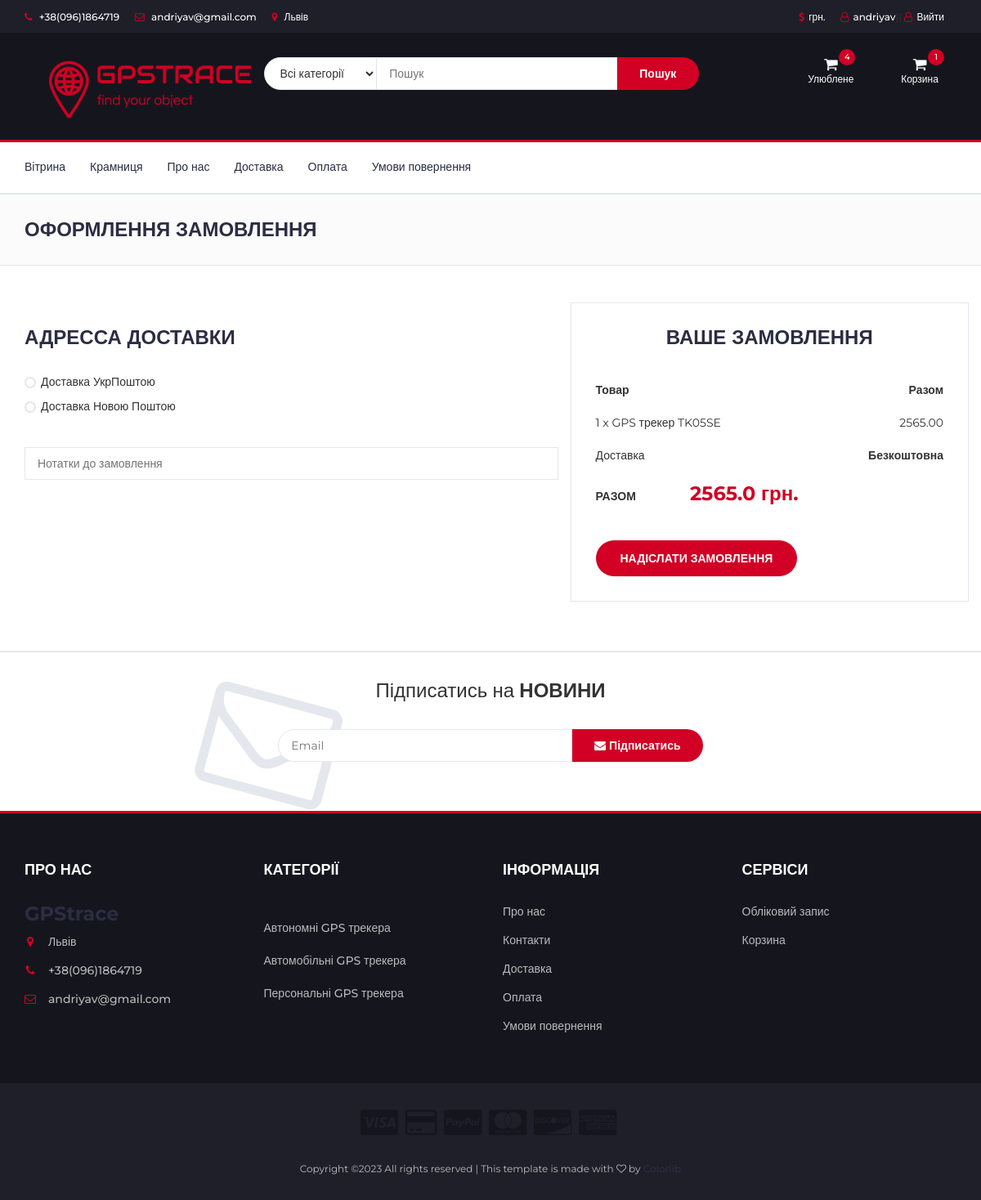
The page /checkout (signed in) on the database as committed earlier.
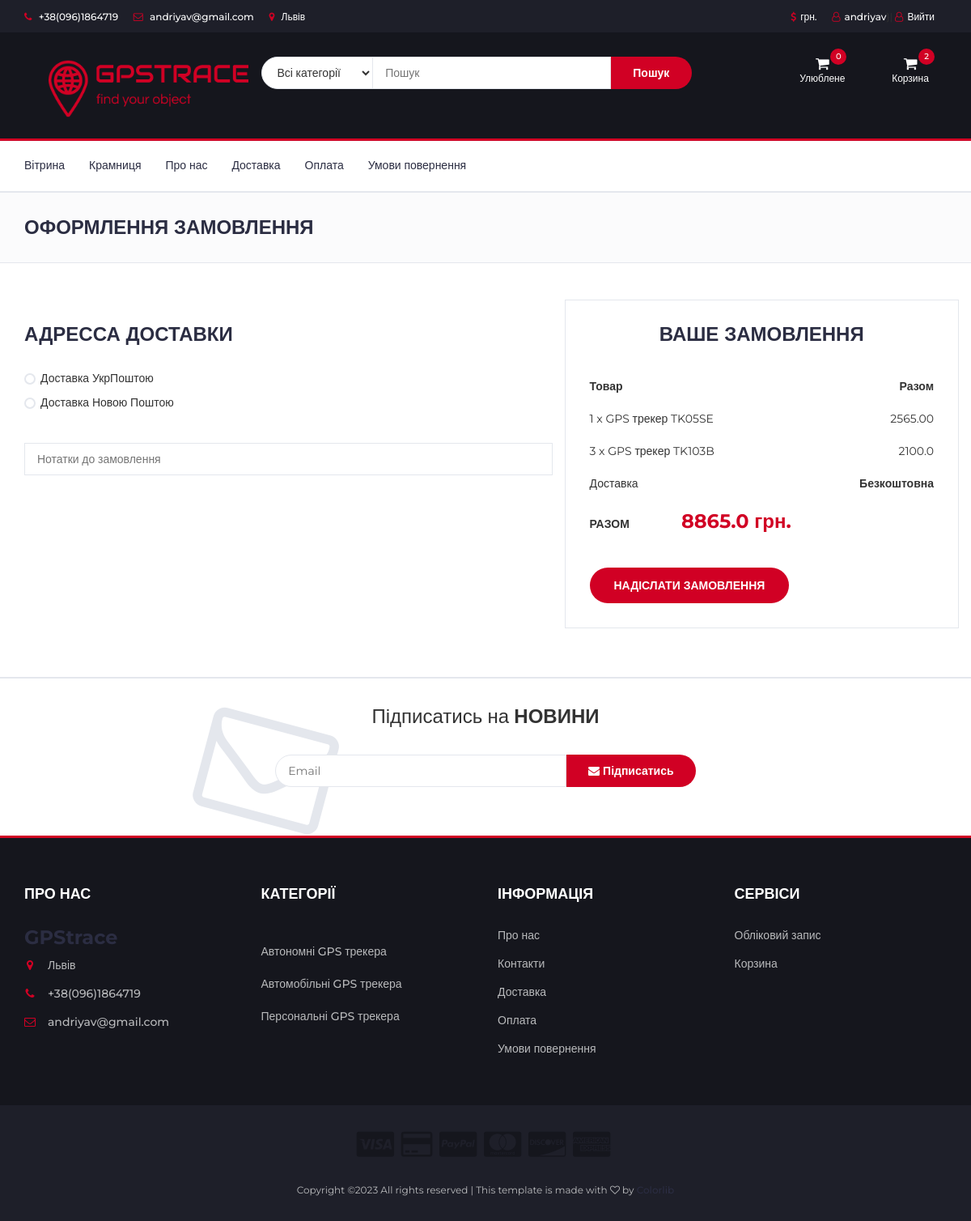
The same page on the database as committed later.
### account/models.py (models this page shows, shortened)
class UserBase(AbstractBaseUser, PermissionsMixin):
    email = models.EmailField(_('Електронна адреса'), unique=True)
    user_name = models.CharField(max_length=150, unique=True)
    first_name = models.CharField(max_length=150, blank=True)
    about = models.TextField(_(
        'about'), max_length=500, blank=True)
    phone_number = models.CharField(max_length=15, blank=True)
    postcode = models.CharField(max_length=12, blank=True)
    address_line_1 = models.CharField(max_length=150, blank=True)
    address_line_2 = models.CharField(max_length=150, blank=True)
    town_city = models.CharField(max_length=150, blank=True)
    is_active = models.BooleanField(default=False)
    is_staff = models.BooleanField(default=False)
    created = models.DateTimeField(auto_now_add=True)
    updated = models.DateTimeField(auto_now=True)
    objects = CustomAccountManager()
    USERNAME_FIELD = 'email'
    REQUIRED_FIELDS = ['user_name']

### store/models.py (models this page shows, shortened)
class Order(models.Model):
    user = models.ForeignKey(settings.AUTH_USER_MODEL,
                             on_delete=models.CASCADE, null=True, blank=True)
    items = models.ManyToManyField(OrderItem)
    start_date = models.DateTimeField(auto_now_add=True)
    ordered_date = models.DateTimeField()
    ordered = models.BooleanField(default=False)
    ordered_date = models.DateTimeField(null=True)
    first_name = models.CharField(max_length=200,  blank=True, null=True)
    last_name = models.CharField(max_length=200, null=True)
    email = models.CharField(max_length=200, null=True)
    street_address = models.CharField(max_length=200, null=True)
    city = models.CharField(max_length=200, null=True)
    index = models.CharField(max_length=200, null=True)
    phone = models.CharField(max_length=200, null=True)
    first_name_np = models.CharField(max_length=200, blank=True, null=True)
    last_name_np = models.CharField(max_length=200, null=True)
    phone_np = models.CharField(max_length=200, null=True)
    city_np = models.CharField(max_length=200, null=True)
    address_np = models.CharField(max_length=200, null=True)
    order_notes = models.TextField(max_length=5000, null=True, blank=True)
    order_total = models.CharField(max_length=20, null=True, blank=True)

class OrderItem(models.Model):
    user = models.ForeignKey(settings.AUTH_USER_MODEL,
                             on_delete=models.CASCADE, null=True, blank=True)
    ordered = models.BooleanField(default=False)
    item = models.ForeignKey(Item, on_delete=models.CASCADE)
    quantity = models.IntegerField(default=1)

class Item(models.Model):
    title = models.CharField(max_length=100, null=True, verbose_name='Назва товару')
    slug = models.SlugField(max_length=100, unique=True, db_index=True, null=True)
    photo = models.ImageField(upload_to='img', null=True)
    price = models.FloatField(blank=True, null=True, verbose_name='Ціна товару')
    discount = models.IntegerField(blank=True, null=True, verbose_name='Знижка у %')
    short_description = models.TextField(max_length=5000, null=True, blank=True, verbose_name='Короткий опис')
    description = models.TextField(max_length=5000, null=True, blank=True, verbose_name='Опис')
    details = models.TextField(max_length=5000, null=True, blank=True, verbose_name='Деталі')
    label = models.CharField(choices=LABEL_CHOICES, max_length=20, null=True, blank=True, verbose_name='Акційна мітка')
    battery = models.IntegerField(choices=BATTERY_CHOICES, null=True, blank=True,
                               verbose_name='Ємність акумуляторної батареї')
    cat = models.ForeignKey('Category', on_delete=models.PROTECT, null=True)
    quantity = models.IntegerField(default=1)
    def discount_price_calculation(self):
        self.discount_price = self.price - (self.price * (self.discount / 100))
        return self.discount_price

class Category(models.Model):
    name = models.CharField(max_length=100, db_index=True, verbose_name='Категорія')
    slug = models.SlugField(max_length=255, unique=True, db_index=True, verbose_name='URL', null=True)
    def get_absolute_url(self):
        return reverse('category', kwargs={'cat_slug': self.slug})

### store/views.py (the view, shortened to what this page needs)
# urls.py: path('checkout', CheckOutView.as_view(), name='checkout'),
class CheckOutView(LoginRequiredMixin, ListView):
    def get(self, *args, **kwargs):
        form = CheckoutForms()
        try:
            order = Order.objects.get(user=self.request.user, ordered=False)
        except ObjectDoesNotExist:
            messages.warning(self.request, "У вас не має активних замовлень")
            return redirect("/")
        city = City.objects.all()
        context = {
            'form': form,
            'ob_item': order,
            'city': city
        }
        return render(self.request, "store/checkout.html", context)

### cart/context_processors.py (called while the page is built)
def cart(request):
    return {'cart': Cart(request)}

### store/templatetags/store_tags.py (called while the page is built)
@register.inclusion_tag('store/list_categories.html')
def get_categories():
    cats = Category.objects.all()
    return {'cats': cats}

@register.filter
def cart_item_count(user):
    if user.is_authenticated:
        qs = Order.objects.filter(user=user, ordered=False).select_related('user')
        if qs.exists():
            return qs[0].items.count()
    return 0

@register.filter
def get_cart_navbar(user):
    if user.is_authenticated:
        cart_item = OrderItem.objects.filter(user=user, ordered=False).select_related('item')
        if cart_item.exists():
            return cart_item

@register.filter
def get_favorite(user):
    if user.is_authenticated:
        favorite_item = Favorite.objects.filter(user=user).select_related('item_favorite')
        if favorite_item.exists():
            return favorite_item

@register.filter
def favorite_item_count(user):
    if user.is_authenticated:
        qs = Favorite.objects.filter(user=user).select_related("user_id")
        if qs.exists():
            return qs.count()
    return 0

### store/templates/store/checkout.html (shortened to what the changed rows need)
    {% load static %}
    {% load store_tags %}
    <html lang="en">
    <head>
        <link type="text/css" rel="stylesheet" href="{% static 'css/bootstrap.min.css' %}"/>
        <link type="text/css" rel="stylesheet" href="{% static 'css/slick.css' %}"/>
        <link type="text/css" rel="stylesheet" href="{% static 'css/slick-theme.css' %}"/>
        <link type="text/css" rel="stylesheet" href="{% static 'css/nouislider.min.css' %}"/>
        <link rel="stylesheet" href="{% static 'css/font-awesome.min.css' %}">
        <link type="text/css" rel="stylesheet" href="{% static 'css/style.css' %}"/>
    </head>
    <body>
    {% include "store/navbar.html" %}
<form method="POST" class="card-body">
    <div class="section">
        <div class="container">
            <div class="row">
                <div class="col-md-5 order-details">
                    <div class="order-summary">
                        {% for items_checkout in ob_item.items.all %}
                        <div class="order-products">
                            <div class="order-col">
                                {% if items_checkout.item.discount %}
                                <div>{{items_checkout.quantity}} x {{items_checkout.item.title}}</div>
                                <div>{{items_checkout.item.discount_price_calculation | floatformat:2}}</div>
                                {% else %}
                                <div>{{items_checkout.quantity}} x {{items_checkout.item.title}}</div>
                                <div>{{items_checkout.item.price}}</div>
                                {% endif %}
                            </div>
                        </div>
                        {% endfor %}
                        <div class="order-col" >
                            <div><strong class="order-total" >{{ request.user|get_cart_total_price }} грн.</strong></div>
                        </div>
                    </div>
                </div>
            </div>
        </div>
</form>
{% include "store/footer.html" %}
</body>
</html>

### store/templates/store/navbar.html (shortened to what the changed rows need)
<!DOCTYPE html>
{% load static %}
{% load store_tags %}
 <html lang="en">
    <head>
<link type="text/css" rel="stylesheet" href="{% static 'css/bootstrap.min.css' %}"/>
<link type="text/css" rel="stylesheet" href="{% static 'css/slick.css' %}"/>
<link type="text/css" rel="stylesheet" href="{% static 'css/slick-theme.css' %}"/>
<link type="text/css" rel="stylesheet" href="{% static 'css/nouislider.min.css' %}"/>
<link rel="stylesheet" href="{% static 'css/font-awesome.min.css' %}">
<link type="text/css" rel="stylesheet" href="{% static 'css/style.css' %}"/>
	</head>
<header>
    <div id="top-header">
        <div class="container">
            <ul class="header-links pull-right">
                {% if request.user.is_authenticated %}
                <li><a href="{% url "account:dashboard" %}"><i class="fa fa-user-o"></i>{{ user.user_name }}</a>}|
                    <a href="{% url 'logout'  %}"><i class="fa fa-user-o"></i>Вийти</li>
                {% else %}
                <li><a href="{% url "account:login" %}"><i class="fa fa-user-o"></i>Обліковий запис</a></li>
                {% endif %}
            </ul>
        </div>
    </div>
    <div id="header">
        <div class="container">
            <div class="row">
                <div class="cart-manu">
                <div class="col-md-3 clearfix">
                    <div class="header-ctn">
                         <div class="dropdown">
                            <a class="dropdown-toggle" data-toggle="dropdown" aria-expanded="true">
                                <i class="fa fa-shopping-cart"></i>
                                <span>Улюблене</span>
                                <div class="qty">{{ request.user|favorite_item_count }}</div>
                            </a>
                        </div>
                        <div class="dropdown">
                            <a class="dropdown-toggle"  data-toggle="dropdown" aria-expanded="true" >
                                <i class="fa fa-shopping-cart" ></i>
                                    <span>Корзина</span>
                                {% if user.is_authenticated %}
                                <div class="qty">{{ request.user|cart_item_count }}</div>
                                {% endif %}
								</div>
                            </div>
                        </div>
                    </div>
            </div>
</header>

### store/templates/store/list_categories.html
{% load static %}
<ul>
    {% for c in cats %}
    <div><br></div>
    <li><a href="{{c.get_absolute_url}}">{{c.name}}</a></li>
    {% endfor %}
</ul>

Rows that differ between the two databases and show on the page:
computed for UserBase "andriyav": user|favorite_item_count "4" → "0"; user|cart_item_count "1" → "2"; user|get_cart_total_price "2565.0" → "8865.0"
added OrderItem: quantity "3", item "GPS трекер TK103B", item.price "2100.0"
